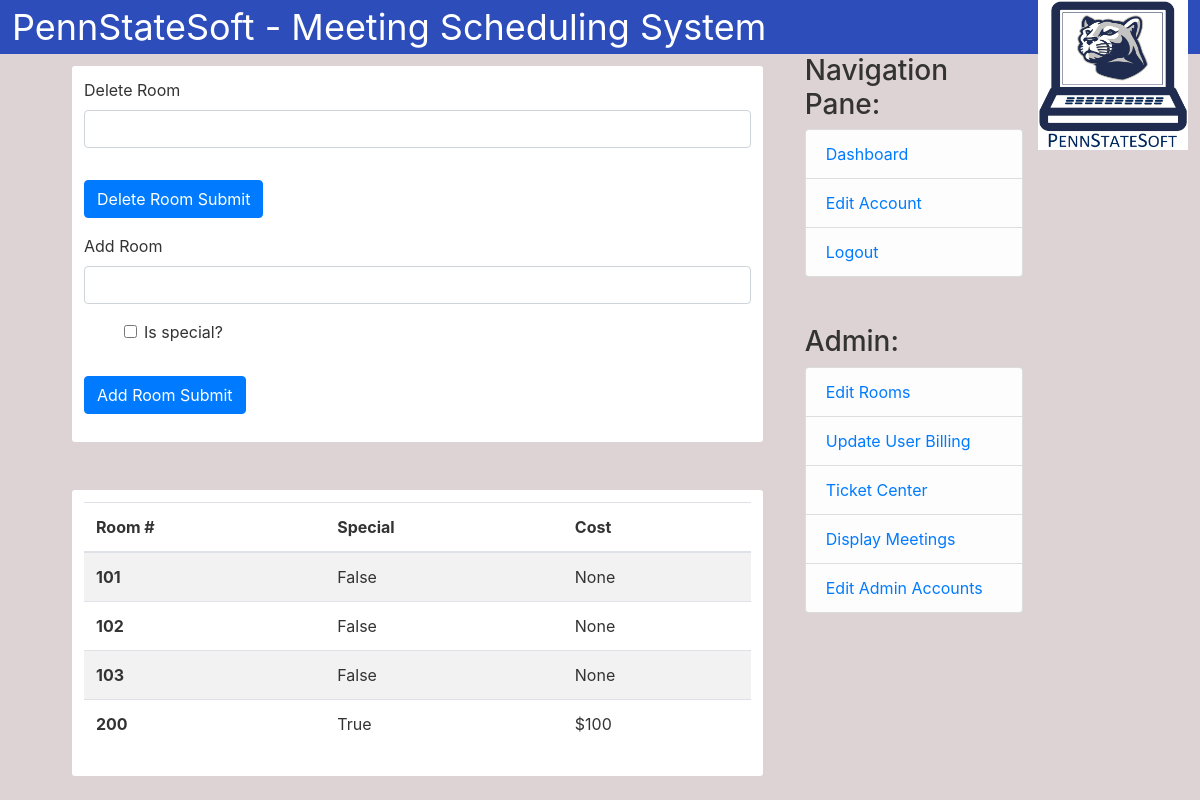
Before: /Admin/EditRooms (signed in) with the older database file.
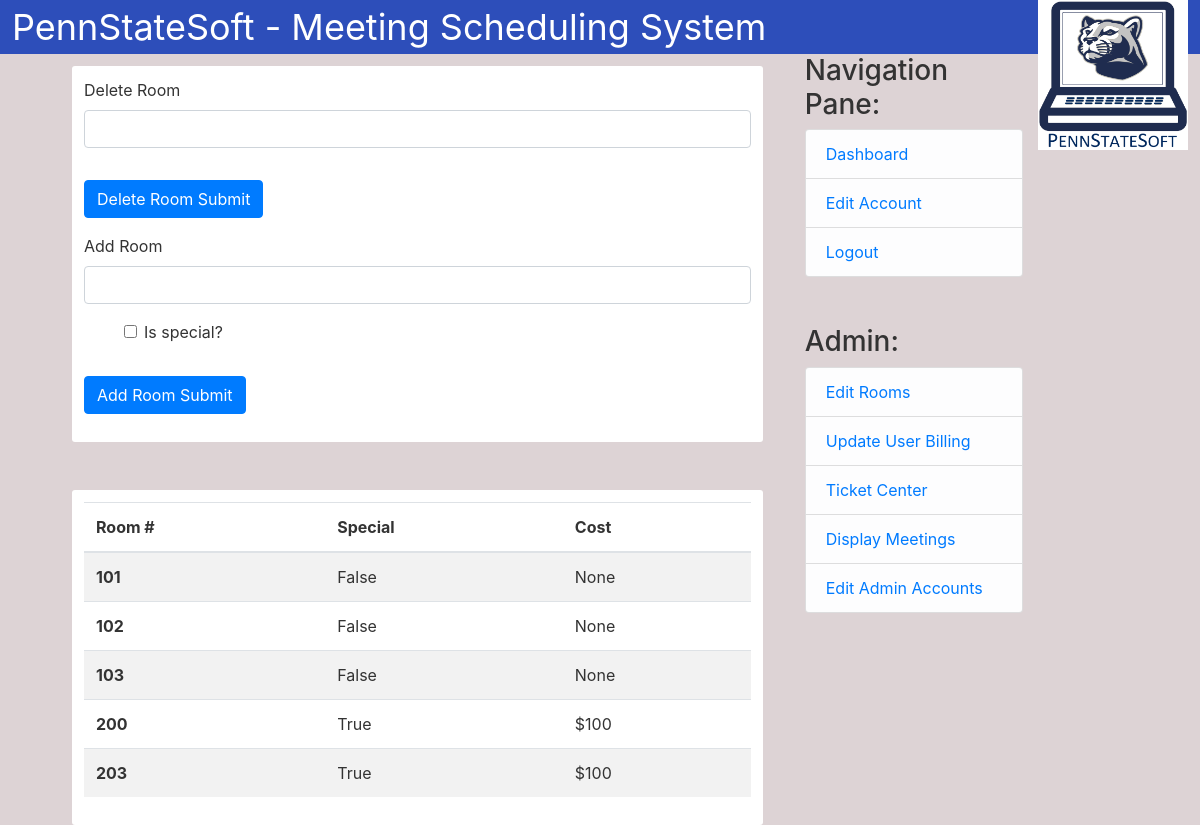
After: the same page with the newer database file.
### mss/Meeting/MeetingModels.py (models this page shows, shortened)
class Room(db.Model):
    __tablename__ = 'room'
    id = db.Column(db.Integer, primary_key=True)
    special = db.Column(db.Boolean, default=False)
    cost = db.Column(db.Integer, default=None)
    meetings = db.relationship('Meeting', back_populates='room')

### mss/User/UserController.py (the view)
    def decorator(*args, **kwargs):
        if not isinstance(current_user, Admin):
            return redirect(url_for('dashboard'))
        else:
            return func(*args, **kwargs)

### mss/Meeting/MeetingForms.py
class DelRoomForm(FlaskForm):
    del_room = StringField('Delete Room', validators=[DataRequired(), Length(max=20)])
    submit = SubmitField('Delete Room Submit')

class AddRoomForm(FlaskForm):
    add_room = StringField('Add Room', validators=[DataRequired(), Length(max=20)])
    is_special = BooleanField('Is special?', render_kw={'style': 'margin-left: 40px;'})
    submit = SubmitField('Add Room Submit')

### mss/Routes/AdminRoutes.py (called while the page is built, shortened)
@app.route('/Admin/EditRooms', methods=['GET', 'POST'])
@login_required
@authenticate_admin
def adminEditRooms():
    delform = DelRoomForm()
    addform = AddRoomForm()
    if request.method == 'POST' and addform.validate_on_submit():
        if meeting_controller.addRoom(addform.add_room.data, addform.is_special.data):
            flash('Room ' + addform.add_room.data + ' added!', 'success')
        else:
            flash('Oops! Something went wrong. No changes saved.', 'danger')
        return redirect(url_for('adminEditRooms'))
    return render_template('AdminEditRooms.html', delform=delform, addform=addform, rooms=Room.query.all())

### mss/User/UserModels.py (called while the page is built)
@login_manager.user_loader
def load_user(id):
    return User.query.get(int(id))

### mss/templates/AdminEditRooms.html (shortened to what this page needs)
{% extends "AdminHome.html" %}
{% block content %}
<div class="content">
    <form method="POST" action="">
        <fieldset class="form-group">
            <div class="form-group">
                {{delform.del_room.label(class="form-control-label")}}
                {% if delform.del_room.errors %}
                {{delform.label(class="form-control-label is-invalid")}}
                <div class="invalid-feedback">
                    {% for error in delform.del_room.errors %}
                    <span>{{ error }}</span>
                    {% endfor %}
                </div>
                {% else %}
                {{delform.del_room(class="form-control")}}
                {% endif %}
            </div>
        </fieldset>
        <div class="form-group">
            {{delform.submit(class="btn btn-primary")}}
        </div>
    </form>
    <form method="POST" action="">
        <fieldset class="form-group">
            <div class="form-group">
                {{addform.add_room.label(class="form-control-label")}}
                {% if addform.add_room.errors %}
                {{addform.label(class="form-control-label is-invalid")}}
                <div class="invalid-feedback">
                    {% for error in addform.add_room.errors %}
                    <span>{{ error }}</span>
                    {% endfor %}
                </div>
                {% else %}
                {{addform.add_room(class="form-control")}}
                {% endif %}
            </div>
            <div class="form-group">
                {{addform.is_special(class="form-check-input")}}
                <p class = "tab" style = "margin-left: 60px">{{addform.is_special.label(class="form-check-label")}}</p>
            </div>
        </fieldset>
        <div class="form-group">
            {{addform.submit(class="btn btn-primary")}}
        </div>
    </form>
</div>
<br>
<div class = "content">
    <table class="table table-striped">
        <thead>
          <tr>
            <th scope="col">Room #</th>
            <th scope="col">Special</th>
            <th scope="col">Cost</th>
          </tr>
        </thead>
        <tbody>
          {% for room in rooms %}
          <tr>
            <th scope="row">{{room.id}}</th>
            <td>{{room.special}}</td>
            {% if room.cost %}
                <td>${{room.cost}}</td>
            {% else %}
                <td>{{room.cost}}</td>
            {% endif %}
          </tr>
          {% endfor %}
        </tbody>
      </table>
</div>
{% endblock content %}

Changed rows visible on the page:
added Room: id "203", special "True", cost "100"
